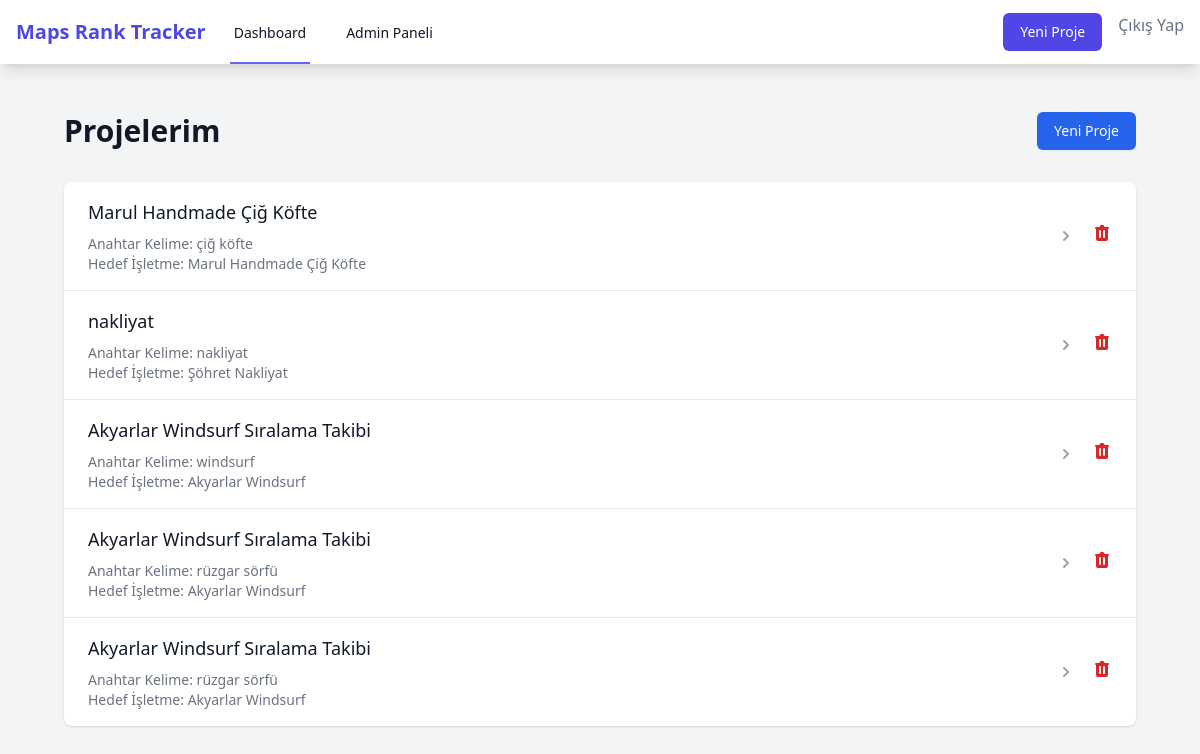
The page /dashboard (signed in) on the database its author committed.
### models.py (models this page shows)
class Project(db.Model):
    id = db.Column(db.Integer, primary_key=True)
    name = db.Column(db.String(100), nullable=False)
    keyword = db.Column(db.String(100), nullable=False)
    target_business = db.Column(db.String(200), nullable=False)
    center_coordinates = db.Column(db.String(100), nullable=False)
    radius_km = db.Column(db.Float, default=2.0)
    num_points = db.Column(db.Integer, default=16)
    shape = db.Column(db.String(20), default='circle')
    created_at = db.Column(db.DateTime, default=datetime.utcnow)
    user_id = db.Column(db.Integer, db.ForeignKey('user.id'), nullable=False)
    analyses = db.relationship('Analysis', backref='project', lazy=True)

### app.py (the view)
@app.route('/dashboard')
@login_required
def dashboard():
    projects = Project.query.filter_by(user_id=current_user.id).all()
    return render_template('dashboard.html', projects=projects)

### app.py (called while the page is built)
@login_manager.user_loader
def load_user(user_id):
    return db.session.get(User, int(user_id))

### templates/dashboard.html (shortened to what this page needs)
{% extends "base.html" %}
{% block content %}
<div class="min-h-screen bg-gray-100 py-6">
    <div class="max-w-7xl mx-auto px-4 sm:px-6 lg:px-8">
        <div class="flex justify-between items-center mb-8">
            <h1 class="text-3xl font-bold text-gray-900">Projelerim</h1>
            <a href="{{ url_for('new_project') }}"
                class="px-4 py-2 border border-transparent rounded-md shadow-sm text-sm font-medium text-white bg-blue-600 hover:bg-blue-700 focus:outline-none focus:ring-2 focus:ring-offset-2 focus:ring-blue-500">
                Yeni Proje
            </a>
        </div>
        {% if projects %}
        <div class="bg-white shadow overflow-hidden sm:rounded-lg">
            <ul class="divide-y divide-gray-200">
                {% for project in projects %}
                <li class="px-4 py-4 sm:px-6 hover:bg-gray-50">
                    <div class="flex items-center justify-between">
                        <a href="{{ url_for('project_detail', project_id=project.id) }}" class="flex-grow block">
                            <div class="flex items-center justify-between">
                                <div>
                                    <p class="text-lg font-medium text-gray-900">{{ project.name }}</p>
                                    <div class="mt-2 text-sm text-gray-500">
                                        <p>Anahtar Kelime: {{ project.keyword }}</p>
                                        <p>Hedef İşletme: {{ project.target_business }}</p>
                                    </div>
                                </div>
                                <div class="ml-2">
                                    <svg class="h-5 w-5 text-gray-400" xmlns="http://www.w3.org/2000/svg" viewBox="0 0 20 20" fill="currentColor">
                                        <path fill-rule="evenodd" d="M7.293 14.707a1 1 0 010-1.414L10.586 10 7.293 6.707a1 1 0 011.414-1.414l4 4a1 1 0 010 1.414l-4 4a1 1 0 01-1.414 0z" clip-rule="evenodd" />
                                    </svg>
                                </div>
                            </div>
                        </a>
                        <form action="{{ url_for('delete_project', project_id=project.id) }}" method="POST" class="ml-4" onsubmit="return confirm('Bu projeyi silmek istediğinizden emin misiniz? Bu işlem geri alınamaz.');">
                            <button type="submit" class="text-red-600 hover:text-red-900">
                            </button>
                        </form>
                    </div>
                </li>
                {% endfor %}
            </ul>
        </div>
        {% endif %}
    </div>
</div>
{% endblock %}

### templates/base.html (shortened to what this page needs)
<!DOCTYPE html>
<html lang="tr">
<head>
    <script src="https://cdn.tailwindcss.com"></script>
</head>
<body class="bg-gray-100">
    <nav class="bg-white shadow-lg">
        <div class="max-w-7xl mx-auto px-4">
            <div class="flex justify-between h-16">
                <div class="flex">
                    <div class="flex-shrink-0 flex items-center">
                        <a href="{{ url_for('index') }}" class="text-xl font-bold text-indigo-600">
                            Maps Rank Tracker
                        </a>
                    </div>
                    {% if current_user.is_authenticated %}
                    <div class="hidden sm:ml-6 sm:flex sm:space-x-8">
                        <a href="{{ url_for('dashboard') }}" class="border-indigo-500 text-gray-900 inline-flex items-center px-1 pt-1 border-b-2 text-sm font-medium">
                            Dashboard
                        </a>
                        {% if current_user.is_admin %}
                        <a href="{{ url_for('admin_dashboard') }}" class="text-gray-900 inline-flex items-center px-1 pt-1 border-b-2 border-transparent hover:border-gray-300 text-sm font-medium">
                            Admin Paneli
                        </a>
                        {% endif %}
                    </div>
                    {% endif %}
                </div>
                <div class="flex items-center">
                    {% if current_user.is_authenticated %}
                    <div class="flex space-x-4">
                        <a href="{{ url_for('new_project') }}" class="inline-flex items-center px-4 py-2 border border-transparent text-sm font-medium rounded-md text-white bg-indigo-600 hover:bg-indigo-700">
                            Yeni Proje
                        </a>
                        <form action="{{ url_for('logout') }}" method="post" class="inline">
                            <button type="submit" class="text-gray-500 hover:text-gray-700">
                                Çıkış Yap
                            </button>
                        </form>
                    </div>
                    {% endif %}
                </div>
            </div>
        </div>
    </nav>
    <main class="max-w-7xl mx-auto py-6 sm:px-6 lg:px-8">
        {% block content %}{% endblock %}
    </main>
</body>
</html>

### rows shown on the page
Project: name "Marul Handmade Çiğ Köfte", keyword "çiğ köfte", target_business "Marul Handmade Çiğ Köfte"
Project: name "nakliyat", keyword "nakliyat", target_business "Şöhret Nakliyat"
Project: name "Akyarlar Windsurf Sıralama Takibi", keyword "windsurf", target_business "Akyarlar Windsurf"
Project: name "Akyarlar Windsurf Sıralama Takibi", keyword "rüzgar sörfü", target_business "Akyarlar Windsurf"
Project: name "Akyarlar Windsurf Sıralama Takibi", keyword "rüzgar sörfü", target_business "Akyarlar Windsurf"
